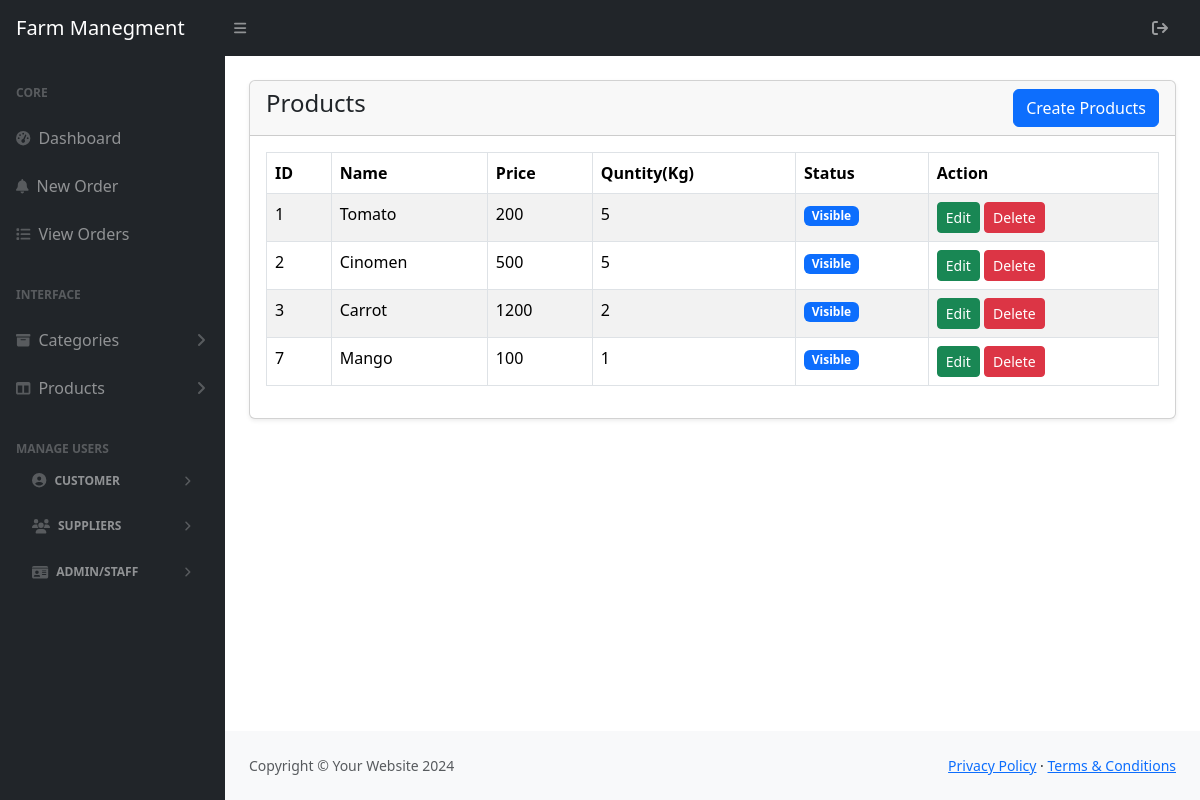
The app's page /admin/product.php with its own data.
### tables this page shows
CREATE TABLE `products` (
  `id` int(11) NOT NULL,
  `catogory_id` int(11) NOT NULL,
  `name` varchar(255) NOT NULL,
  `price` int(11) NOT NULL,
  `quntity` int(11) NOT NULL,
  `status` tinyint(1) NOT NULL DEFAULT 0,
  `created_at` date NOT NULL DEFAULT current_timestamp()
);

### config/function.php (called while the page is built, shortened)
<?php
    require 'config.php';
    function validate($inputData){
        global $conn;
        $validatedData =mysqli_real_escape_string($conn,$inputData);
        return trim($validatedData);
    }
    function getAll($tableName,$status=NULL){
        global $conn;
        $table = validate($tableName);
        $status =validate($status);
        if($status=='status')
        {
            $query="SELECT * FROM $table WHERE status='0'";
        }
        else
        {
            $query="SELECT * FROM $table ";
        }
        return mysqli_query($conn,$query);
    }
?>

### admin/product.php (the view, shortened to what this page needs)
<?php include('includes/header.php'); ?>
<div class="container-fluid px-4">
    <div class="card mt-4 shadow-sm">
        <div class="card-header">
            <h4 class="mb-0">Products
            <a href="products-create.php" class="btn btn-primary float-end">Create Products</a>
            </h4>
        </div>
        <div class="card-body">
        <?php
        $products=getall('products');
        if(mysqli_num_rows($products)>0)
        {
        ?>
        <div class="table-responsive">
            <table class="table table-striped table-bordered">
                <thead>
                    <tr>
                        <th>ID</th>
                        <th>Name</th>
                        <th>Price</th>
                        <th>Quntity(Kg)</th>
                        <th>Status</th>
                        <th>Action</th>
                    </tr>
                </thead>
                <tbody>
                    <?php foreach($products as $Item) :  ?>
                    <tr>
                        <td><?= $Item['id'] ?></td>
                        <td><?= $Item['name'] ?></td>
                        <td><?= $Item['price'] ?></td>
                        <td><?= $Item['quntity'] ?></td>
                        <td>
                            <?php
                                if($Item['status']==1){
                                    echo '<span class="badge bg-danger">Hidden</span>';
                                }
                                else{
                                    echo '<span class="badge bg-primary">Visible</span>';
                                }
                            ?>
                        </td>
                        <td>
                            <a href="product-edit.php?id=<?=  $Item['id'] ?>" class="btn btn-success btn-sm">Edit</a>
                            <a href="product-delete.php?id=<?=  $Item['id'] ?>"  class="btn btn-danger btn-sm"
                            onclick="return confirm('Are you sure you went to delete this')">
                            Delete
                            </a>
                        </td>
                    </tr>
                    <?php endforeach; ?>
                </tbody>
            </table>
        </div>
        <?php
                    }
                        else
                        {
                    ?>
                            <tr>
                                <td colspan="4">No record Found</td>
                            </tr>
                    <?php
                    }
        ?>
    </div>
    </div>
</div>
<?php include('includes/footer.php'); ?>

### admin/includes/header.php (shortened to what this page needs)
<?php
require '../config/function.php';
?>
<!DOCTYPE html>
<html lang="en">
    <head>
        <link href="https://cdn.jsdelivr.net/npm/bootstrap@5.3.3/dist/css/bootstrap.min.css" rel="stylesheet">
        <link rel="stylesheet" href="//cdn.jsdelivr.net/npm/alertifyjs@1.13.1/build/css/themes/default.min.css">
        <link rel="stylesheet" href="//cdn.jsdelivr.net/npm/alertifyjs@1.13.1/build/css/alertify.min.css">
        <link href="assets/css/styles.css" rel="stylesheet">
        <link href="https://cdn.jsdelivr.net/npm/bootstrap@5.3.3/dist/css/bootstrap.min.css" rel="stylesheet">
    </head>
    <body class="sb-nav-fixed">
        <?php include("navbar.php"); ?>
        <div id="layoutSidenav">
            <?php include("sidebar.php"); ?>
            <div id="layoutSidenav_content">
                <main>

### admin/includes/navbar.php (shortened to what this page needs)
<nav class="sb-topnav navbar navbar-expand navbar-dark bg-dark">
    <a class="navbar-brand ps-3" href="index.php">Farm Manegment</a>
    <button class="btn btn-link btn-sm order-1 order-lg-0 me-4 me-lg-0" id="sidebarToggle" href="#!"><i class="fas fa-bars"></i></button>
    <ul class="navbar-nav ms-auto ms-md-0 me-3 me-lg-4">
                <li class="nav-item dropdown">
                    <a class="nav-link" id="navbarDropdown" href="../admins-create.php" role="button" data-bs-toggle="dropdown" aria-expanded="false"><i class="fa fa-sign-out" aria-hidden="true"></i></a>
                </li>
            </ul>
</nav>

### admin/includes/sidebar.php (shortened to what this page needs)
<div id="layoutSidenav_nav">
    <nav class="sb-sidenav accordion sb-sidenav-dark" id="sidenavAccordion">
        <div class="sb-sidenav-menu">
            <div class="nav">
                <div class="sb-sidenav-menu-heading">Core</div>
                <a class="nav-link" href="index.php">
                    <div class="sb-nav-link-icon"><i class="fas fa-tachometer-alt"></i></div>
                    Dashboard
                </a>
                <a class="nav-link" href="orders-create.php">
                    <div class="sb-nav-link-icon"><i class="fas fa-bell"></i></div>
                    New Order
                </a>
                <a class="nav-link" href="orders.php">
                    <div class="sb-nav-link-icon"><i class="fas fa-list"></i></div>
                    View Orders
                </a>
                <div class="sb-sidenav-menu-heading">Interface</div>
                <a class="nav-link collapsed" href="#"
                    data-bs-toggle="collapse"
                    data-bs-target="#collapseCategory" aria-expanded="false" aria-controls="collapseCategory">
                    <div class="sb-nav-link-icon"><i class="fa fa-archive" aria-hidden="true"></i></div>
                    Categories
                    <div class="sb-sidenav-collapse-arrow"><i class="fas fa-angle-down"></i></div>
                </a>
                <a class="nav-link collapsed" href="#"
                    data-bs-toggle="collapse"
                    data-bs-target="#collapseProduct" aria-expanded="false" aria-controls="collapseProduct">
                    <div class="sb-nav-link-icon"><i class="fas fa-columns"></i></div>
                    Products
                    <div class="sb-sidenav-collapse-arrow"><i class="fas fa-angle-down"></i></div>
                </a>
                <div class="sb-sidenav-menu-heading">Manage users
                <a class="nav-link collapsed" href="#" data-bs-toggle="collapse" data-bs-target="#collapseCustomer" aria-expanded="false" aria-controls="collapseCustomer">
                    <div class="sb-nav-link-icon"><i class="fa fa-user-circle" aria-hidden="true"></i></div>
                    Customer
                    <div class="sb-sidenav-collapse-arrow"><i class="fas fa-angle-down"></i></div>
                </a>
                <a class="nav-link collapsed" href="#" data-bs-toggle="collapse" data-bs-target="#collapseSuppliers" aria-expanded="false" aria-controls="collapseCustomer">
                    <div class="sb-nav-link-icon"><i class="fa fa-users" aria-hidden="true"></i></div>
                    Suppliers
                    <div class="sb-sidenav-collapse-arrow"><i class="fas fa-angle-down"></i></div>
                </a>
                <a class="nav-link collapsed" href="#" data-bs-toggle="collapse" data-bs-target="#collapseAdmins" aria-expanded="false" aria-controls="collapseAdmins">
                    <div class="sb-nav-link-icon"><i class="fa fa-id-card" aria-hidden="true"></i></div>
                    Admin/Staff
                    <div class="sb-sidenav-collapse-arrow"><i class="fas fa-angle-down"></i></div>
                </a>
                </div>
            </div>
        </div>
    </nav>
</div>

### admin/includes/footer.php (shortened to what this page needs)
        </main>
        <footer class="py-4 bg-light mt-auto">
            <div class="container-fluid px-4">
                <div class="d-flex align-items-center justify-content-between small">
                    <div class="text-muted">Copyright &copy; Your Website 2024</div>
                    <div>
                        <a href="#">Privacy Policy</a>
                        &middot;
                        <a href="#">Terms &amp; Conditions</a>
                    </div>
                </div>
            </div>
        </footer>
    </div>
</div>
</body>
</html>

### records on screen
products: id "1", name "Tomato", price "200", quntity "5", status "Visible"
products: id "2", name "Cinomen", price "500", quntity "5", status "Visible"
products: id "3", name "Carrot", price "1200", quntity "2", status "Visible"
products: id "7", name "Mango", price "100", quntity "1", status "Visible"
